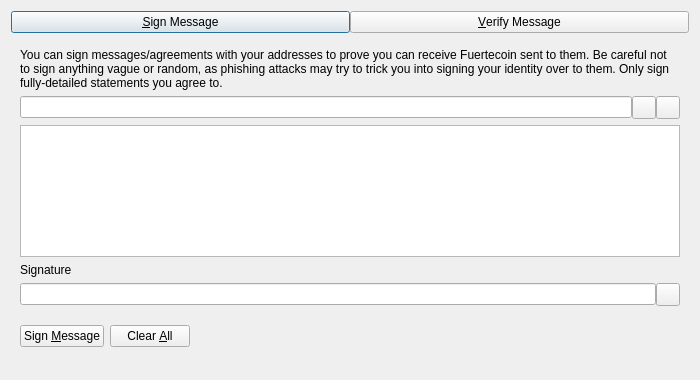
<?xml version="1.0" encoding="UTF-8"?>
<ui version="4.0">
 <class>SignVerifyMessageDialog</class>
 <widget class="QDialog" name="SignVerifyMessageDialog">
  <property name="geometry">
   <rect>
    <x>0</x>
    <y>0</y>
    <width>700</width>
    <height>380</height>
   </rect>
  </property>
  <property name="windowTitle">
   <string>Signatures - Sign / Verify a Message</string>
  </property>
  <property name="modal">
   <bool>true</bool>
  </property>
  <layout class="QVBoxLayout" name="verticalLayout">
   <item>
    <layout class="QHBoxLayout" name="horizontalLayout_Buttons_2">
     <property name="spacing">
      <number>0</number>
     </property>
     <property name="topMargin">
      <number>0</number>
     </property>
     <item>
      <widget class="QPushButton" name="btnSignMessage">
       <property name="text">
        <string>&amp;Sign Message</string>
       </property>
       <property name="checkable">
        <bool>true</bool>
       </property>
      </widget>
     </item>
     <item>
      <widget class="QPushButton" name="btnVerifyMessage">
       <property name="text">
        <string>&amp;Verify Message</string>
       </property>
       <property name="checkable">
        <bool>true</bool>
       </property>
      </widget>
     </item>
    </layout>
   </item>
   <item>
    <widget class="QStackedWidget" name="stackedWidgetSig">
     <property name="minimumSize">
      <size>
       <width>0</width>
       <height>0</height>
      </size>
     </property>
     <property name="currentIndex">
      <number>0</number>
     </property>
     <widget class="QWidget" name="pageSignMessage">
      <layout class="QVBoxLayout" name="verticalLayout_SM">
       <item>
        <widget class="QLabel" name="infoLabel_SM">
         <property name="text">
          <string>You can sign messages/agreements with your addresses to prove you can receive Fuertecoin sent to them. Be careful not to sign anything vague or random, as phishing attacks may try to trick you into signing your identity over to them. Only sign fully-detailed statements you agree to.</string>
         </property>
         <property name="textFormat">
          <enum>Qt::PlainText</enum>
         </property>
         <property name="wordWrap">
          <bool>true</bool>
         </property>
        </widget>
       </item>
       <item>
        <layout class="QHBoxLayout" name="horizontalLayout_1_SM">
         <property name="spacing">
          <number>0</number>
         </property>
         <item>
          <widget class="QValidatedLineEdit" name="addressIn_SM">
           <property name="toolTip">
            <string>The Fuertecoin address to sign the message with</string>
           </property>
          </widget>
         </item>
         <item>
          <widget class="QToolButton" name="addressBookButton_SM">
           <property name="toolTip">
            <string>Choose previously used address</string>
           </property>
           <property name="text">
            <string/>
           </property>
           <property name="shortcut">
            <string>Alt+A</string>
           </property>
          </widget>
         </item>
         <item>
          <widget class="QToolButton" name="pasteButton_SM">
           <property name="toolTip">
            <string>Paste address from clipboard</string>
           </property>
           <property name="text">
            <string/>
           </property>
           <property name="shortcut">
            <string>Alt+P</string>
           </property>
          </widget>
         </item>
        </layout>
       </item>
       <item>
        <widget class="QPlainTextEdit" name="messageIn_SM">
         <property name="toolTip">
          <string>Enter the message you want to sign here</string>
         </property>
        </widget>
       </item>
       <item>
        <widget class="QLabel" name="signatureLabel_SM">
         <property name="text">
          <string>Signature</string>
         </property>
         <property name="textFormat">
          <enum>Qt::PlainText</enum>
         </property>
        </widget>
       </item>
       <item>
        <layout class="QHBoxLayout" name="horizontalLayout_2_SM">
         <property name="spacing">
          <number>0</number>
         </property>
         <item>
          <widget class="QLineEdit" name="signatureOut_SM">
           <property name="readOnly">
            <bool>true</bool>
           </property>
          </widget>
         </item>
         <item>
          <widget class="QToolButton" name="copySignatureButton_SM">
           <property name="toolTip">
            <string>Copy the current signature to the system clipboard</string>
           </property>
           <property name="text">
            <string/>
           </property>
          </widget>
         </item>
        </layout>
       </item>
       <item>
        <layout class="QHBoxLayout" name="horizontalLayout_3_SM">
         <item>
          <widget class="QPushButton" name="signMessageButton_SM">
           <property name="toolTip">
            <string>Sign the message to prove you own this Fuertecoin address</string>
           </property>
           <property name="text">
            <string>Sign &amp;Message</string>
           </property>
           <property name="autoDefault">
            <bool>false</bool>
           </property>
          </widget>
         </item>
         <item>
          <widget class="QPushButton" name="clearButton_SM">
           <property name="toolTip">
            <string>Reset all sign message fields</string>
           </property>
           <property name="text">
            <string>Clear &amp;All</string>
           </property>
           <property name="autoDefault">
            <bool>false</bool>
           </property>
          </widget>
         </item>
         <item>
          <spacer name="horizontalSpacer_1_SM">
           <property name="orientation">
            <enum>Qt::Horizontal</enum>
           </property>
           <property name="sizeHint" stdset="0">
            <size>
             <width>40</width>
             <height>48</height>
            </size>
           </property>
          </spacer>
         </item>
         <item>
          <widget class="QLabel" name="statusLabel_SM">
           <property name="text">
            <string/>
           </property>
           <property name="wordWrap">
            <bool>true</bool>
           </property>
          </widget>
         </item>
         <item>
          <spacer name="horizontalSpacer_2_SM">
           <property name="orientation">
            <enum>Qt::Horizontal</enum>
           </property>
           <property name="sizeHint" stdset="0">
            <size>
             <width>40</width>
             <height>48</height>
            </size>
           </property>
          </spacer>
         </item>
        </layout>
       </item>
      </layout>
     </widget>
     <widget class="QWidget" name="pageVerifyMessage">
      <layout class="QVBoxLayout" name="verticalLayout_VM">
       <item>
        <widget class="QLabel" name="infoLabel_VM">
         <property name="text">
          <string>Enter the receiver's address, message (ensure you copy line breaks, spaces, tabs, etc. exactly) and signature below to verify the message. Be careful not to read more into the signature than what is in the signed message itself, to avoid being tricked by a man-in-the-middle attack. Note that this only proves the signing party receives with the address, it cannot prove sendership of any transaction!</string>
         </property>
         <property name="textFormat">
          <enum>Qt::PlainText</enum>
         </property>
         <property name="alignment">
          <set>Qt::AlignLeading|Qt::AlignLeft|Qt::AlignTop</set>
         </property>
         <property name="wordWrap">
          <bool>true</bool>
         </property>
        </widget>
       </item>
       <item>
        <layout class="QHBoxLayout" name="horizontalLayout_1_VM">
         <property name="spacing">
          <number>0</number>
         </property>
         <item>
          <widget class="QValidatedLineEdit" name="addressIn_VM">
           <property name="toolTip">
            <string>The Fuertecoin address the message was signed with</string>
           </property>
          </widget>
         </item>
         <item>
          <widget class="QToolButton" name="addressBookButton_VM">
           <property name="toolTip">
            <string>Choose previously used address</string>
           </property>
           <property name="text">
            <string/>
           </property>
           <property name="shortcut">
            <string>Alt+A</string>
           </property>
          </widget>
         </item>
        </layout>
       </item>
       <item>
        <widget class="QPlainTextEdit" name="messageIn_VM"/>
       </item>
       <item>
        <widget class="QValidatedLineEdit" name="signatureIn_VM"/>
       </item>
       <item>
        <layout class="QHBoxLayout" name="horizontalLayout_2_VM">
         <item>
          <widget class="QPushButton" name="verifyMessageButton_VM">
           <property name="toolTip">
            <string>Verify the message to ensure it was signed with the specified Fuertecoin address</string>
           </property>
           <property name="text">
            <string>Verify &amp;Message</string>
           </property>
           <property name="autoDefault">
            <bool>false</bool>
           </property>
          </widget>
         </item>
         <item>
          <widget class="QPushButton" name="clearButton_VM">
           <property name="toolTip">
            <string>Reset all verify message fields</string>
           </property>
           <property name="text">
            <string>Clear &amp;All</string>
           </property>
           <property name="autoDefault">
            <bool>false</bool>
           </property>
          </widget>
         </item>
         <item>
          <spacer name="horizontalSpacer_1_VM">
           <property name="orientation">
            <enum>Qt::Horizontal</enum>
           </property>
           <property name="sizeHint" stdset="0">
            <size>
             <width>40</width>
             <height>48</height>
            </size>
           </property>
          </spacer>
         </item>
         <item>
          <widget class="QLabel" name="statusLabel_VM">
           <property name="text">
            <string/>
           </property>
           <property name="wordWrap">
            <bool>true</bool>
           </property>
          </widget>
         </item>
         <item>
          <spacer name="horizontalSpacer_2_VM">
           <property name="orientation">
            <enum>Qt::Horizontal</enum>
           </property>
           <property name="sizeHint" stdset="0">
            <size>
             <width>40</width>
             <height>48</height>
            </size>
           </property>
          </spacer>
         </item>
        </layout>
       </item>
      </layout>
     </widget>
    </widget>
   </item>
  </layout>
 </widget>
 <customwidgets>
  <customwidget>
   <class>QValidatedLineEdit</class>
   <extends>QLineEdit</extends>
   <header>qt/qvalidatedlineedit.h</header>
  </customwidget>
 </customwidgets>
 <resources>
  <include location="../fuertecoin.qrc"/>
 </resources>
 <connections/>
</ui>
